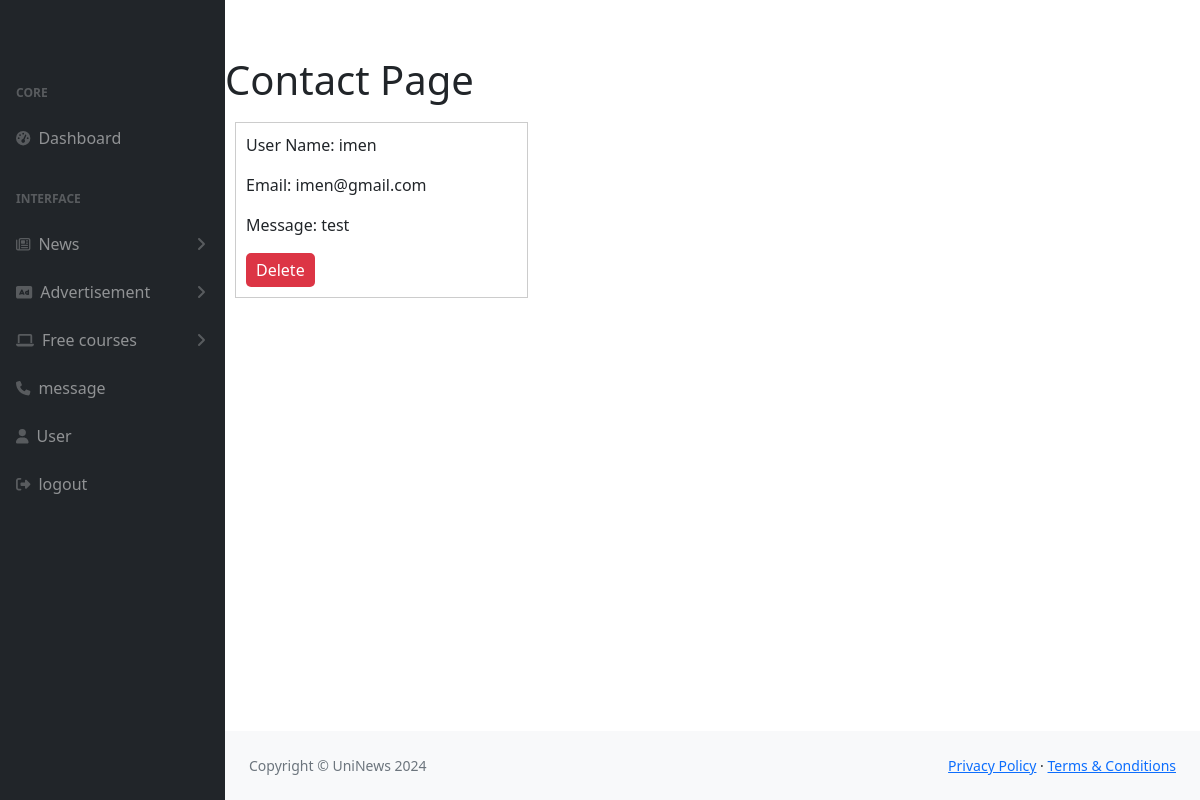
The page /admin/ad-contact.php on the database its author committed.
### tables this page shows
CREATE TABLE `contact` (
  `id` int(11) NOT NULL,
  `name` varchar(200) NOT NULL,
  `email` varchar(200) NOT NULL,
  `message` longtext NOT NULL
);

### admin/ad-contact.php (the view, shortened to what this page needs)
<?php
include('../admin/include/header.php');
include('../admin/include/config.php');
$sql = "SELECT * FROM contact";
$result = mysqli_query($con, $sql);
if (mysqli_num_rows($result) > 0) {
    $messages = array();
    while($row = mysqli_fetch_assoc($result)) {
        $messages[] = $row;
    }
} else {
    $messages = array();
}
?>
<!DOCTYPE html>
<html lang="en">
<head>
    <link rel="stylesheet" href="./assets/styles.css">
</head>
<body>
    <h1>Contact Page</h1>
    <?php foreach ($messages as $message): ?>
        <div class="message-container">
            <p>User Name: <?php echo $message['name']; ?></p>
            <p>Email: <?php echo $message['email']; ?></p>
            <p>Message: <?php echo $message['message']; ?></p>
            <form action="delete_mesg.php" method="get">
    <input type="submit" name="delete_message" value="Delete">
</form>
        </div>
    <?php endforeach; ?>
    <?php
include('../admin/include/footer.php');
include('../admin/include/scripts.php');
?>
</body>
</html>

### admin/ad-contact.php (style rules this page uses)
.message-container { display: inline-block; width: 30%; margin-right: 20px; border: 1px solid #ccc; padding: 10px; margin: 10px; box-sizing: border-box; vertical-align: top; }
.message-container form input[type="submit"][name="delete_message"] { background-color: #dc3545; color: #fff; border: none; padding: 5px 10px; border-radius: 5px; cursor: pointer; }

### rows shown on the page
contact: name "imen", email "imen@gmail.com", message "test"
